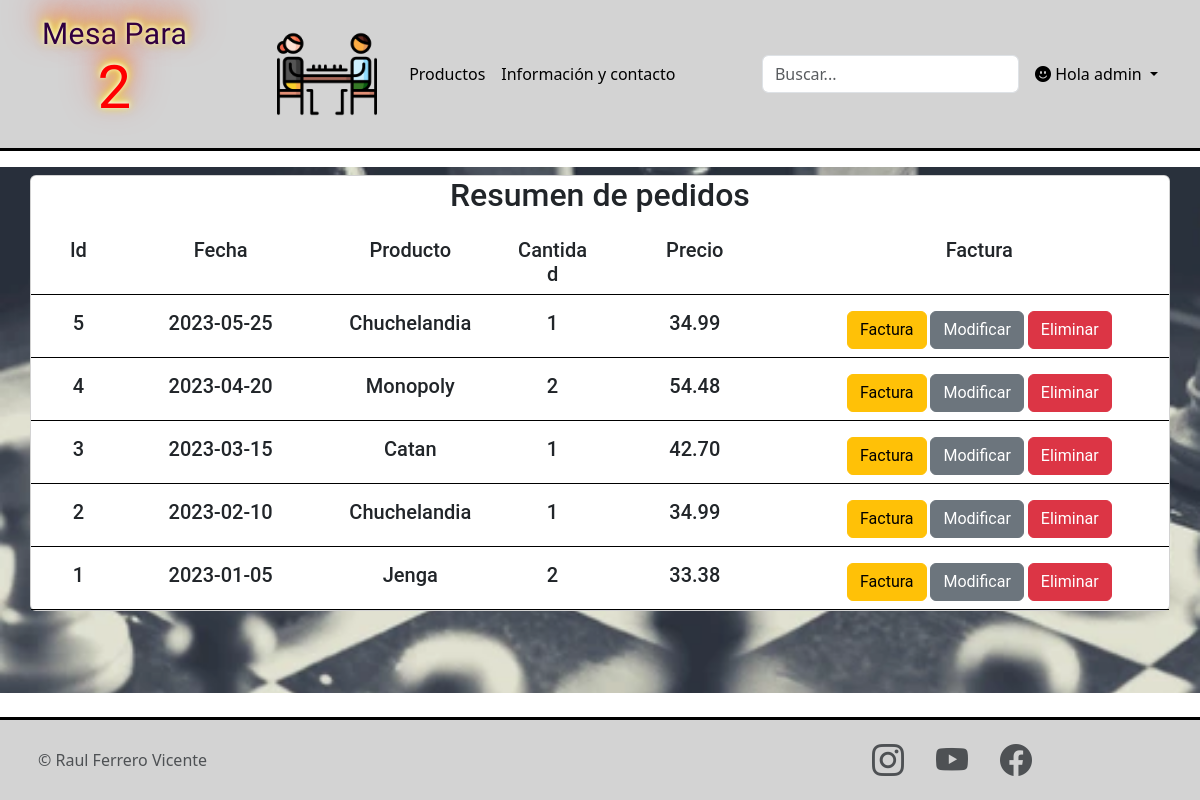
Page /ProyectoTarea17/paginas/administrarPedidos.php (signed in) on the committed database.
### tables this page shows
CREATE TABLE IF NOT EXISTS PEDIDO (
    Id INT AUTO_INCREMENT PRIMARY KEY,
    cod_producto INT,
    cantidad INT,
    fecha DATE,
    usuario VARCHAR(15),
    total DECIMAL(10,2),
    activo BOOLEAN DEFAULT true,
    FOREIGN KEY (cod_producto) REFERENCES PRODUCTO(codigo),
    FOREIGN KEY (usuario) REFERENCES USUARIO(user)
);

CREATE TABLE IF NOT EXISTS PRODUCTO (
    codigo INT AUTO_INCREMENT PRIMARY KEY,
    titulo VARCHAR(255),
    descripcion VARCHAR(600),
    precio DECIMAL(10,2),
    stock INT,
    imagen_url VARCHAR(255),
    activo BOOLEAN DEFAULT true
);

### ProyectoTarea17/BBDD/funciones.php (called while the page is built, shortened)
<?php
function getProducto($id){
    $DSN = 'mysql:host='.IP.';dbname='.BD;
    try {
        $con = new PDO($DSN,USER,PASS);
        $sql = "SELECT * FROM PRODUCTO WHERE codigo = :codigo AND activo = true";
        $stmt = $con->prepare($sql);
        $stmt->bindParam(':codigo',$id);
        $stmt->execute();
        $producto = $stmt->fetch(PDO::FETCH_ASSOC);
        return $producto;
    } catch (PDOException $e) {
        echo $e->getMessage();
    } finally{
        unset($con);
    }
}
function isAdmin($user){
    $DSN = 'mysql:host='.IP.';dbname='.BD;
    try {
        $con = new PDO($DSN,USER,PASS);
        $sql = "SELECT rol FROM USUARIO WHERE user = :user AND activo = true";
        $stmt = $con->prepare($sql);
        $stmt->bindParam(':user',$user);
        $stmt->execute();
        $usuario = $stmt->fetch(PDO::FETCH_ASSOC);
        if($usuario['rol'] == 'admin'){
            return true;
        }else{
            return false;
        }
    } catch (PDOException $e) {
        echo $e->getMessage();
    } finally{
        unset($con);
    }
}
function isModerador($user){
    $DSN = 'mysql:host='.IP.';dbname='.BD;
    try {
        $con = new PDO($DSN,USER,PASS);
        $sql = "SELECT rol FROM USUARIO WHERE user = :user AND activo = true";
        $stmt = $con->prepare($sql);
        $stmt->bindParam(':user',$user);
        $stmt->execute();
        $usuario = $stmt->fetch(PDO::FETCH_ASSOC);
        if($usuario['rol'] == 'moderador'){
            return true;
        }else{
            return false;
        }
    } catch (PDOException $e) {
        echo $e->getMessage();
    } finally{
        unset($con);
    }
}
function getAllPedidos(){
    $DSN = 'mysql:host='.IP.';dbname='.BD;
    try {
        $con = new PDO($DSN,USER,PASS);
        $sql = "SELECT * FROM PEDIDO WHERE activo = true ORDER BY Id DESC";
        $stmt = $con->prepare($sql);
        $stmt->execute();
        $pedidos = $stmt->fetchAll(PDO::FETCH_ASSOC);
        return $pedidos;
    } catch (PDOException $e) {
        echo $e->getMessage();
    } finally{
        unset($con);
    }
}
?>

### ProyectoTarea17/paginas/administrarPedidos.php (the view, shortened to what this page needs)
<?php
require_once('../BBDD/funciones.php');
if (!isset($_SESSION['usuario'])) {
    header("Location: ./login.php");
    exit;
} else if(!isAdmin($_SESSION['usuario']['user']) && !isModerador($_SESSION['usuario']['user'])){
    header("Location: ../");
    exit;
}else if(isAdmin($_SESSION['usuario']['user']) && isset($_REQUEST['eliminar'])){
    eliminarPedido($_REQUEST['id']);
    header("Location: /ProyectoTarea17/paginas/administrarPedidos.php");
    exit;
} else if(isAdmin($_SESSION['usuario']['user']) && isset($_REQUEST['modificar'])){
    header("Location: ./modificarPedido.php?id=".$_REQUEST['id']);
    exit;
} else if(isAdmin($_SESSION['usuario']['user']) && isset($_REQUEST['factura'])){
    header("Location: ../PDF/factura.php?id=".$_REQUEST['id']);
    exit;
} else if(isModerador($_SESSION['usuario']['user']) && isset($_REQUEST['factura'])){
    header("Location: ../PDF/factura.php?id=".$_REQUEST['id']);
    exit;
}
else
{
    $pedidos = getAllPedidos();
    ?>
    <!DOCTYPE html>
    <html lang="es">
    <head>
        <link rel="stylesheet" href="../css/style.css">
        <link href="https://cdn.jsdelivr.net/npm/bootstrap@5.3.2/dist/css/bootstrap.min.css" rel="stylesheet"
>
        <link rel="stylesheet" href="https://cdn.jsdelivr.net/npm/bootstrap-icons@1.11.2/font/bootstrap-icons.min.css">
    </head>
    <body>
        <div class="cabecera">
            <?php
            require_once("../html/header.php");
            ?>
        </div>
        <main>
            <div class="container card mt-2  ">
                <div class="row">
                    <div class="col-12 text-center  ">
                        <h2>Resumen de pedidos</h2>
                    </div>
                </div>
                <div class="row mt-3 border-bottom border-black  ">
                    <div class="col-1 text-center  ">
                        <h5>Id</h5>
                    </div>
                    <div class="col-2 text-center  ">
                        <h5>Fecha</h5>
                    </div>
                    <div class="col-2 text-center  ">
                        <h5>Producto</h5>
                    </div>
                    <div class="col-1 text-center  ">
                        <h5>Cantidad</h5>
                    </div>
                    <div class="col-2 text-center  ">
                        <h5>Precio</h5>
                    </div>
                    <div class="col-4 text-center  ">
                        <h5>Factura</h5>
                    </div>
                </div>
                <?php
                foreach ($pedidos as $key => $value) {
                    $producto= getProducto($value['cod_producto']);
                    if (isModerador($_SESSION['usuario']['user'])){
                   echo'
                   <div class="row mt-3 border-bottom border-black">
                    <div class="col-2 text-center  ">
                        <h5>'.$value['Id'].'</h5>
                    </div>
                    <div class="col-2 text-center  ">
                        <h5>'.$value['fecha'].'</h5>
                    </div>
                    <div class="col-2 text-center  ">
                        <h5>';
                        echo $producto['titulo'];
                        echo '</h5>
                    </div>
                    <div class="col-2 text-center  ">
                        <h5>'.$value['cantidad'].'</h5>
                    </div>
                    <div class="col-2 text-center  ">
                        <h5>'.$value['total'].'</h5>
                    </div>
                    <div class="col-2 text-center  ">
                    <form action="" method="post">
                    <button name="factura" class="btn btn-warning mb-2">Factura</button>
                    <input type="hidden" name="id" value="'.$value['Id'].'">
                    </form>
                    </div>
                </div>
                   ';
                    }else if (isAdmin($_SESSION['usuario']['user'])){
                        echo'
                   <div class="row mt-3 border-bottom border-black">
                    <div class="col-1 text-center  ">
                        <h5>'.$value['Id'].'</h5>
                    </div>
                    <div class="col-2 text-center  ">
                        <h5>'.$value['fecha'].'</h5>
                    </div>
                    <div class="col-2 text-center  ">
                        <h5>';
                        echo $producto['titulo'];
                        echo '</h5>
                    </div>
                    <div class="col-1 text-center  ">
                        <h5>'.$value['cantidad'].'</h5>
                    </div>
                    <div class="col-2 text-center  ">
                        <h5>'.$value['total'].'</h5>
                    </div>
                    <div class="col-4 text-center  ">
                    <form action="" method="post">
                        <button name="factura" class="btn btn-warning mb-2">Factura</button>
                        <button name="modificar"  class="btn btn-secondary mb-2">Modificar</button>
                        <button name="eliminar" class="btn btn-danger mb-2">Eliminar</button>
                        <input type="hidden" name="id" value="'.$value['Id'].'">
                    </form>
                    </div>
                </div>
                   ';
                    }
                }
               ?>
        </main>
        <div class="pie">
        </div>
    </body>
    </html>
    <?php
}
?>

### ProyectoTarea17/css/style.css (style rules this page uses)
body { background-color: #f5f5f5; padding: 0; display: flex; min-height: 100vh; flex-direction: column; }
main { background-image: url(../img/fondoPrincipal.webp); background-attachment: fixed; background-repeat:no-repeat; background-size: cover; flex-grow: 1; font-family: 'Roboto', sans-serif; font-size: 16px; color: #ffffff; margin: 0; }
footer { background-color: lightgray; }

### rows in the picture
pedido: Id "5", fecha "2023-05-25", cod_producto.titulo "Chuchelandia", cantidad "1", total "34.99"
pedido: Id "4", fecha "2023-04-20", cod_producto.titulo "Monopoly", cantidad "2", total "54.48"
pedido: Id "3", fecha "2023-03-15", cod_producto.titulo "Catan", cantidad "1", total "42.70"
pedido: Id "2", fecha "2023-02-10", cod_producto.titulo "Chuchelandia", cantidad "1", total "34.99"
pedido: Id "1", fecha "2023-01-05", cod_producto.titulo "Jenga", cantidad "2", total "33.38"

### other values in the picture
$_SESSION['usuario']['user'] "admin"
